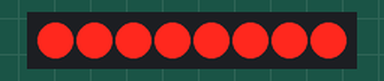
Bench run of a sketch on a simulated Arduino Uno, built with avr-gcc and run on an emulated ATmega328P. Shown: 8 shift-register outputs drawn as a row of LEDs (first output left, lit = HIGH). Wiring (inferred from the names in the program): shift register (74HC595): data pin 4; shift clock pin 6; latch pin 5; OE pin 3. Wiring (inferred from the signals the program sends): row of LEDs: on Q0, Q1, Q2, Q3, Q4, Q5, Q6, Q7.

Above: at 0.15 s.
At 0.45 s:
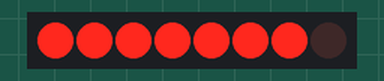
At 0.75 s:
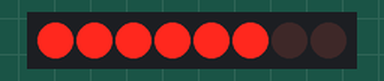
At 1.65 s:
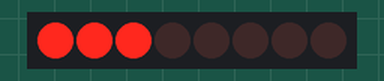
At 3.5 s:
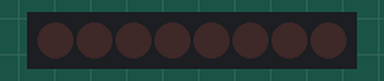
At 5.75 s:
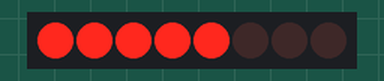
Timing chart, 0 to 6.1 s (numbered marks = the images above):
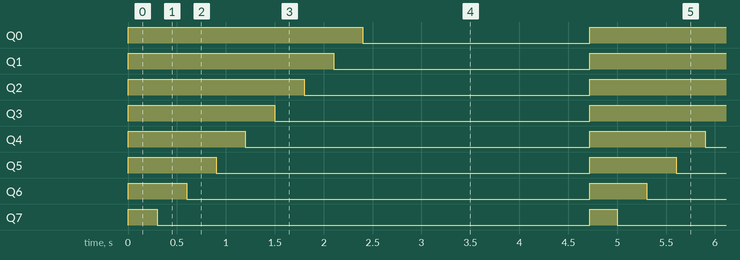

Measured:
- by itself, Q0: alternates HIGH for 2.4 s and LOW for 2.3 s
- by itself, Q1: alternates HIGH for 2.1 s and LOW for 2.6 s
- by itself, Q2: alternates HIGH for 1.8 s and LOW for 2.9 s
- by itself, Q3: alternates HIGH for 1.5 s and LOW for 3.2 s
- by itself, Q4: alternates HIGH for 1.2 s and LOW for 3.5 s
- by itself, Q5: alternates HIGH for 0.89 s and LOW for 3.8 s
- by itself, Q6: alternates HIGH for 0.59 s and LOW for 4.1 s
- by itself, Q7: alternates HIGH for 0.29 s and LOW for 4.4 s

The sketch:

LEDs_fade.ino
```cpp
/*
Adafruit Arduino - Lesson 4. 8 LEDs and a Shift Register - Brightness
*/

int latchPin = 5;
int clockPin = 6;
int dataPin = 4;
int outputEnablePin = 3;

byte leds = 0;

void setup()
{
  pinMode(latchPin, OUTPUT);
  pinMode(dataPin, OUTPUT);
  pinMode(clockPin, OUTPUT);
  pinMode(outputEnablePin, OUTPUT);
}

void loop()
{
  setBrightness(20);
  leds = 0;
  updateShiftRegister();
  delay(300);
  for (int i = 0; i < 8; i++)
  {
    bitSet(leds, i);
    updateShiftRegister();
    delay(300);
  }
  for (byte b = 20; b > 0; b--)
  {
    setBrightness(b);
    delay(100);
  }
}

void updateShiftRegister()
{
   digitalWrite(latchPin, LOW);
   shiftOut(dataPin, clockPin, LSBFIRST, leds);
   digitalWrite(latchPin, HIGH);
}

void setBrightness(byte brightness) // 0 to 255
{
  analogWrite(outputEnablePin, 255-brightness);
}
```
